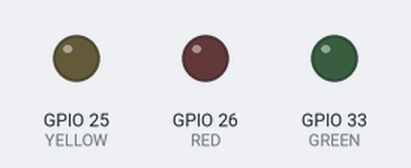
This program was run on a simulated ESP32. Parts: output pins drawn as LEDs (lit = HIGH). WiFi joins after 1.5 s; servers stay silent unless stated; what the program prints to the serial monitor is not drawn.

Above: at 0.1 s.
At 1.6 s:
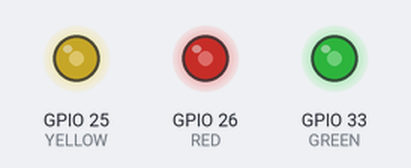
Timing chart, 0 to 3.1 s (numbered marks = the images above):
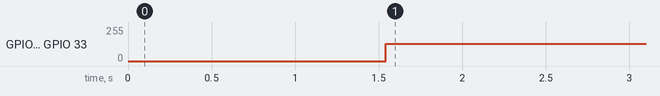

The program:

main.cpp
```cpp
#include <Arduino.h>
#include <HTTPClient.h>
#include <ArduinoJson.h>
#define GREEN 33
#define YELLOW 25
#define RED 26
TaskHandle_t TaskA = NULL;
TaskHandle_t TaskB = NULL;

const String baseUrl = "https://exceed-hardware-stamp465.koyeb.app/leddelay";
int de;

void Connect_Wifi()
{
  const char *ssid = "Qwerty";
  const char *password = "12345678";
  WiFi.begin(ssid, password);
  Serial.print("Connecting to WiFi");
  while (WiFi.status() != WL_CONNECTED)
  {
    delay(500);
    Serial.print(".");
  }
  Serial.print("OK! IP=");
  Serial.println(WiFi.localIP());
  Serial.println("----------------------------------");
}

void GET_value()
{
  DynamicJsonDocument doc(1000);
  HTTPClient http;
  http.begin(baseUrl);
  int httpResponseCode = http.GET();
  if (httpResponseCode == 200)
  {
    String payload = http.getString();
    deserializeJson(doc, payload);
    de = (doc["value"]);
    Serial.println(de);
    Serial.println("Done");
  }
  else
  {
    Serial.print("Error ");
    Serial.println(httpResponseCode);
  }

  Serial.println("----------------------------------");
}

void GET_5S(void *param)
{
  while (1)
  {
    GET_value();
    vTaskDelay( 5000/ portTICK_PERIOD_MS);
  }

}

void LED(void *param)
{
  while (1)
  {
    digitalWrite(GREEN,1);
    digitalWrite(YELLOW,1);
    digitalWrite(RED,1);
    vTaskDelay((int)de / portTICK_PERIOD_MS);
    digitalWrite(GREEN,0);
    digitalWrite(YELLOW,0);
    digitalWrite(RED,0);
    vTaskDelay((int)de / portTICK_PERIOD_MS);
  }

}


void setup() {
  Serial.begin(115200);
  pinMode(GREEN, OUTPUT);
  digitalWrite(GREEN,0);
  pinMode(YELLOW, OUTPUT);
  digitalWrite(YELLOW,0);
  pinMode(RED, OUTPUT);
  digitalWrite(RED,0);
  Connect_Wifi();
  xTaskCreatePinnedToCore(LED, "LED", 1000, NULL, 0, &TaskA, 0);
  xTaskCreatePinnedToCore(GET_5S, "GetDelay", 10000, NULL, 1, &TaskB, 1);
  }

void loop() {

}
```

Measured:
- by itself, GPIO 25 (YELLOW), GPIO 26 (RED), GPIO 33 (GREEN): 0/255 → 128/255 at 1.5 s
